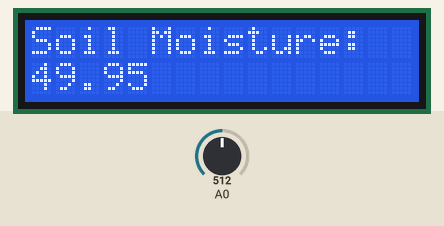
The sketch below on a simulated Arduino Uno, built with avr-gcc and run on an emulated ATmega328P. Shown: 16×2 character LCD. Inputs (shaded band) come from the test bench; at power-on: A0 = 512.

Above: at 1.2 s.
1.3 s: A0 set to 716
At 2.5 s:
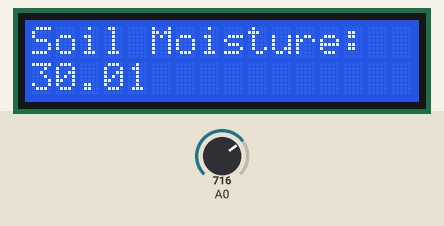
3.7 s: A0 set to 900
At 5.5 s:
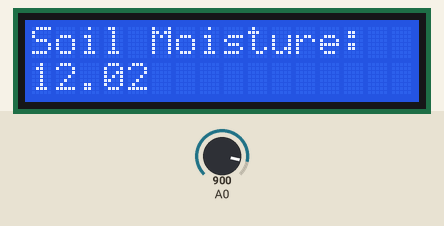
5.9 s: A0 set to 1023
At 8.1 s:
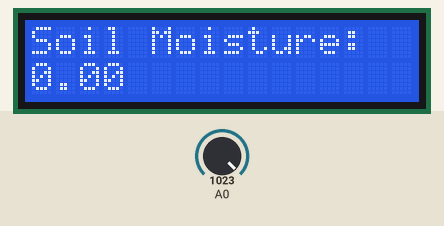
Timing chart, 0 to 9.6 s (numbered marks = the images above; inputs shaded):
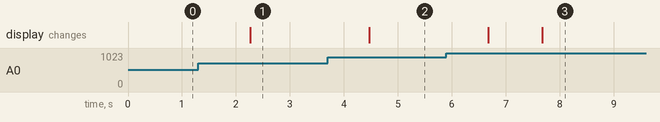

The sketch:

Soil_Mois.ino
```cpp
#include <LiquidCrystal.h>

int soil_sensor ;

LiquidCrystal lcd(12, 11, 9, 8, 7, 6);

void setup() {
  lcd.begin(16, 2);
  pinMode(A0, INPUT);
  lcd.print("Soil Moisture:");
}

void loop() {
  float mois=(100.00-((analogRead(A0)/1023.00)*100.00));
  lcd.setCursor(0,1);
  lcd.print(mois);
  delay(1000);
  lcd.print(" ");
delay(100);
}
```

Measured:
- after the input at 1.3 s, the display: changes after 0.97 s (image 1)
- after the input at 3.7 s, the display: changes after 0.77 s (image 2)
- after the input at 5.9 s, the display: first changes after 0.77 s (image 3 shows a later state)
